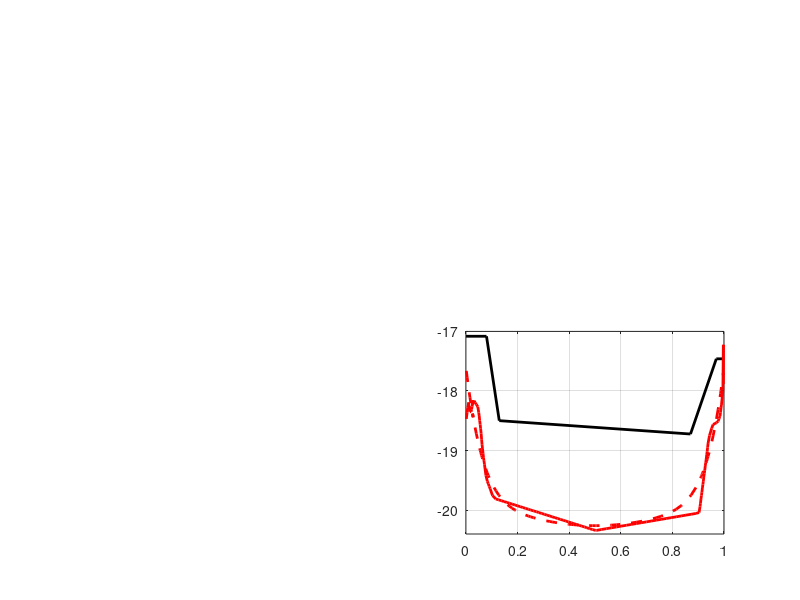

MATLAB code for this plot: (Note: this script raises an error after producing the figure.)
clear all; close all
fontsize = 13; 
load('Ds_Safari_Discharge.mat')
load Ds_Farkhondeh.mat

figure(1)
subplot(2,2,4)
plot(stoich_C,log10(Ds_C),'k','LineWidth',2)
hold on
plot(stoich,log10(Ds),'r','LineWidth',2)
Ds_fit = 10.^(-20.26+534.9*(stoich-0.5).^8+2.263*(stoich-0.5).^2); 
plot(stoich,log10(Ds_fit),'r--','LineWidth',2)

grid on
xlim([0 1]); 
ylim([-20.4 -17])
set(gca,'ytick',-20:1:17)
ax = gca; 
ax.YGrid = 'on'; 
ax.XGrid = 'on';
xlabel('$c_s/c_{s,\rm{max}} \ \rm{[-]}$','Interpreter','latex','FontWeight','bold','FontSize',fontsize)
ylabel('$\log_{10}(D_{s,p}) \ \rm{[m^2/s]}$','Interpreter','latex','FontWeight','bold','FontSize',fontsize)
lgd1 = legend({'$D_{s,p}$ from [35]','$D_{s,p}$ from [24]', 'Approx. of [24]'},'Interpreter','latex','FontWeight','bold');


subplot(2,2,3)
t_plus = 0.363; 
nu = @(c,T) (0.601-0.24*(c/1000).^0.5+0.983.*(1-0.0052*(T-294))*(c/1000).^1.5); 
T = 293; 
ce = 0:1:2000; 
plot(ce,nu(ce,T),'k','LineWidth',2)
xlabel('$c_e \ \rm{[mol/m^3]}$','Interpreter','latex','FontWeight','bold','FontSize',fontsize)
ylabel('$\nu \ \rm[-]$','Interpreter','latex','FontWeight','bold','FontSize',fontsize)
grid on
lgd2 = legend({'$\nu$ from [21]'},'Interpreter','latex','FontWeight','bold');

subplot(2,2,1)
kappa = @(c,T) 0.1*(c/1000).*(-10.5+0.668*(c/1000)+0.494*(c/1000).^2+0.074*T-0.0178*(c/1000)*T-8.86*10^(-4)*(c/1000).^2*T-6.96*10^(-5)*T^2+2.81*10^(-5)*(c/1000)*T^2).^2; 
kappa2 = @(c) 15.8e-4*c.*exp(0.85*(1e-3*c).^1.4); 
kappa3 = @(c_e) 0.0911+1.9101*c_e/1e3 - 1.052*(c_e/1e3).^2 + 0.1554*(c_e/1e3).^3;
kappa4 = @(c) 15.8e-4*c.*exp(-0.85*(1e-3*c).^1.4); 
plot(ce,kappa(ce,T),'k','LineWidth',2)
hold on
plot(ce,kappa3(ce),'b','LineWidth',2)
hold on
plot(ce,kappa4(ce),'r','LineWidth',2)
plot(ce,kappa2(ce)/10,'r--','LineWidth',2)
xlabel('$c_e \ \rm{[mol/m^3]}$','Interpreter','latex','FontWeight','bold','FontSize',fontsize)
ylabel('$\kappa \ \rm{[S/m]}$','Interpreter','latex','FontWeight','bold','FontSize',fontsize)
grid on
lgd3 =legend({'$\kappa$ from [21]','$\kappa$ from [34]','$\kappa$ from [38]','$\kappa/10$ from [31]'},'Interpreter','latex','FontWeight','bold');

subplot(2,2,2)
De = @(ce,T) 10e-4*10.^(-4.43-54./(T-229-5*(ce/1000))-0.22*(ce/1000)); 
De2 = @(c_e) 5.34e-10*exp(-0.65*c_e/1e3); 
plot(ce,De(ce,T),'k','LineWidth',2)
hold on
plot(ce,10*De2(ce),'r','LineWidth',2)
xlabel('$c_e \ \rm{[mol/m^3]}$','Interpreter','latex','FontWeight','bold','FontSize',fontsize)
ylabel('$D_e \ \rm{[m^2/s]}$','Interpreter','latex','FontWeight','bold','FontSize',fontsize)
grid on
lgd4=legend({'$D_e$ from [21]','$10D_e$ from [34]'},'Interpreter','latex','FontWeight','bold');

set(gcf, 'Position',  [20, 20, 850, 750])
set(findall(gcf,'-property','FontSize'),'FontSize',20)

lgd1.FontSize = 15; 
lgd2.FontSize = 16; 
lgd3.FontSize = 16;
lgd4.FontSize = 16; 